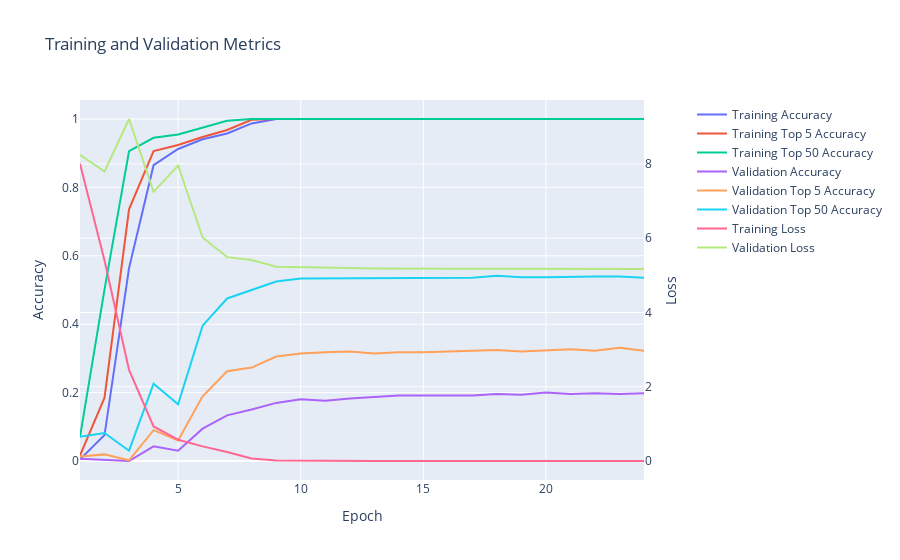

The code cell stored with this chart in its notebook:
### Code cell
arcface_cross_entropy_model.display_training_history()

### Figure 1 — Plotly figure (JSON) as saved in the notebook; plotly's stock layout.template omitted (floating-point values rounded to 4 significant figures)
{"data": [{"mode": "lines", "name": "Training Accuracy", "type": "scatter", "x": [1, 2, 3, 4, 5, 6, 7, 8, 9, 10, 11, 12, 13, 14, 15, 16, 17, 18, 19, 20, 21, 22, 23, 24], "xaxis": "x", "y": [0.004839, 0.07581, 0.564, 0.8651, 0.9124, 0.9409, 0.9575, 0.9871, 1.0, 1.0, 1.0, 1.0, 1.0, 1.0, 1.0, 1.0, 1.0, 1.0, 1.0, 1.0, 1.0, 1.0, 1.0, 1.0, 1.0], "yaxis": "y"}, {"mode": "lines", "name": "Training Top 5 Accuracy", "type": "scatter", "x": [1, 2, 3, 4, 5, 6, 7, 8, 9, 10, 11, 12, 13, 14, 15, 16, 17, 18, 19, 20, 21, 22, 23, 24], "xaxis": "x", "y": [0.01559, 0.1849, 0.736, 0.9065, 0.9242, 0.9473, 0.9677, 0.9978, 1.0, 1.0, 1.0, 1.0, 1.0, 1.0, 1.0, 1.0, 1.0, 1.0, 1.0, 1.0, 1.0, 1.0, 1.0, 1.0, 1.0], "yaxis": "y"}, {"mode": "lines", "name": "Training Top 50 Accuracy", "type": "scatter", "x": [1, 2, 3, 4, 5, 6, 7, 8, 9, 10, 11, 12, 13, 14, 15, 16, 17, 18, 19, 20, 21, 22, 23, 24], "xaxis": "x", "y": [0.07043, 0.5016, 0.9059, 0.9452, 0.9548, 0.9737, 0.9946, 1.0, 1.0, 1.0, 1.0, 1.0, 1.0, 1.0, 1.0, 1.0, 1.0, 1.0, 1.0, 1.0, 1.0, 1.0, 1.0, 1.0, 1.0], "yaxis": "y"}, {"mode": "lines", "name": "Validation Accuracy", "type": "scatter", "x": [1, 2, 3, 4, 5, 6, 7, 8, 9, 10, 11, 12, 13, 14, 15, 16, 17, 18, 19, 20, 21, 22, 23, 24], "xaxis": "x", "y": [0.006452, 0.004301, 0.0, 0.04301, 0.03011, 0.09462, 0.1333, 0.1505, 0.1699, 0.1806, 0.1763, 0.1828, 0.1871, 0.1914, 0.1914, 0.1914, 0.1914, 0.1957, 0.1935, 0.2, 0.1957, 0.1978, 0.1957, 0.1978, 0.1935], "yaxis": "y"}, {"mode": "lines", "name": "Validation Top 5 Accuracy", "type": "scatter", "x": [1, 2, 3, 4, 5, 6, 7, 8, 9, 10, 11, 12, 13, 14, 15, 16, 17, 18, 19, 20, 21, 22, 23, 24], "xaxis": "x", "y": [0.0129, 0.01935, 0.002151, 0.09032, 0.06022, 0.1892, 0.2624, 0.2731, 0.3054, 0.314, 0.3183, 0.3204, 0.314, 0.3183, 0.3183, 0.3204, 0.3226, 0.3247, 0.3204, 0.3247, 0.3269, 0.3226, 0.3312, 0.3226, 0.3269], "yaxis": "y"}, {"mode": "lines", "name": "Validation Top 50 Accuracy", "type": "scatter", "x": [1, 2, 3, 4, 5, 6, 7, 8, 9, 10, 11, 12, 13, 14, 15, 16, 17, 18, 19, 20, 21, 22, 23, 24], "xaxis": "x", "y": [0.07097, 0.08172, 0.03011, 0.2258, 0.1656, 0.3957, 0.4753, 0.5011, 0.5247, 0.5333, 0.5333, 0.5333, 0.5333, 0.5333, 0.5355, 0.5333, 0.5355, 0.5419, 0.5376, 0.5376, 0.5398, 0.5398, 0.5398, 0.5355, 0.5419], "yaxis": "y"}, {"mode": "lines", "name": "Training Loss", "type": "scatter", "x": [1, 2, 3, 4, 5, 6, 7, 8, 9, 10, 11, 12, 13, 14, 15, 16, 17, 18, 19, 20, 21, 22, 23, 24], "xaxis": "x", "y": [8.005, 5.4, 2.456, 0.9304, 0.5742, 0.3954, 0.2442, 0.06838, 0.01264, 0.005805, 0.00479, 0.003903, 0.003447, 0.003068, 0.002821, 0.002489, 0.002284, 0.002125, 0.001968, 0.001805, 0.001731, 0.001591, 0.001516, 0.00139, 0.001311], "yaxis": "y2"}, {"mode": "lines", "name": "Validation Loss", "type": "scatter", "x": [1, 2, 3, 4, 5, 6, 7, 8, 9, 10, 11, 12, 13, 14, 15, 16, 17, 18, 19, 20, 21, 22, 23, 24], "xaxis": "x", "y": [8.246, 7.796, 9.211, 7.25, 7.957, 6.021, 5.491, 5.413, 5.233, 5.215, 5.204, 5.197, 5.187, 5.181, 5.179, 5.181, 5.177, 5.176, 5.173, 5.174, 5.172, 5.17, 5.166, 5.168, 5.163], "yaxis": "y2"}], "layout": {"title": {"text": "Training and Validation Metrics"}, "xaxis": {"anchor": "y", "domain": [0.0, 0.94], "title": {"text": "Epoch"}}, "yaxis": {"anchor": "x", "domain": [0.0, 1.0], "title": {"text": "Accuracy"}}, "yaxis2": {"anchor": "x", "overlaying": "y", "side": "right", "title": {"text": "Loss"}}}}
